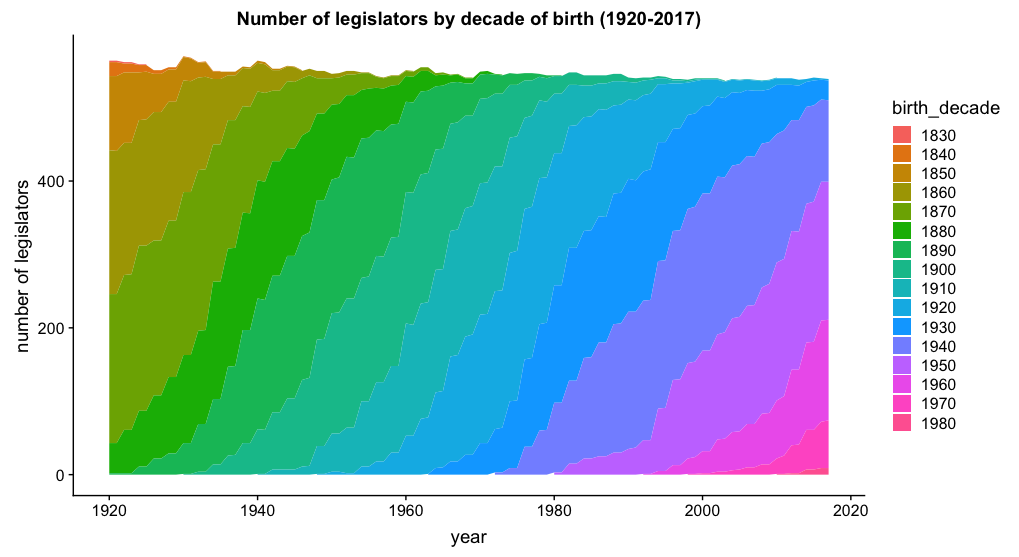

Write R code to recreate this figure.
library(tidyverse)
library(lubridate)
library(cowplot)
library(yaml)
#I need to import the yaml files so I can pull out term information
#https://github.com/unitedstates/congress-legislators


historical <- read_yaml("https://theunitedstates.io/congress-legislators/legislators-historical.yaml")
current <- read_yaml("https://theunitedstates.io/congress-legislators/legislators-current.yaml")

# convert YAML into table
#current[[1]]$terms[[1]]$start
#"1993-01-05"
#> current[[1]]$terms[[1]]$end
#"1995-01-03"
#> current[[1]]$terms[[1]]$party
#"Democrat"
#> current[[1]]$terms[[1]]$type
#"rep"
#> current[[1]]$bio$birthday
#"1952-11-09"
#current[[1]]$name$first
#"Sherrod"
#current[[1]]$name$last
#"Brown"

# for every term create a line in the table with each value.
# map works, but tricky with terms
#current %>% map("name") %>% map("first")

tmp <- lapply(seq(1:length(current)), function(i) {
   lapply(seq(1:length(current[[i]]$terms)), function(j) {
     c(current[[i]]$name$first,
     current[[i]]$name$last,
     current[[i]]$bio$birthday,
     current[[i]]$terms[[j]]$start,
     current[[i]]$terms[[j]]$end,
     current[[i]]$terms[[j]]$type,
     current[[i]]$terms[[j]]$party)
   })
})
tmp2 <- unlist(tmp, recursive=FALSE)

current.df <- data.frame(do.call(rbind, tmp2))
colnames(current.df) <- c("first", "last", "birthday", "term_start", "term_end", "type", "party")



# !!!! do somethign if hte birthday is missing) DISCARD?
tmp <- lapply(seq(1:length(historical)), function(i) {
  lapply(seq(1:length(historical[[i]]$terms)), function(j) {
    
    c(historical[[i]]$name$first,
      historical[[i]]$name$last,
      paste0(historical[[i]]$bio$birthday,"x"),
      historical[[i]]$terms[[j]]$start,
      historical[[i]]$terms[[j]]$end,
      historical[[i]]$terms[[j]]$type,
      historical[[i]]$terms[[j]]$party)
  })
})
tmp2 <- unlist(tmp, recursive=FALSE)

historical.df <- data.frame(do.call(rbind, tmp2))
colnames(historical.df) <- c("first", "last", "birthday", "term_start", "term_end", "type", "party")

df <- rbind(historical.df, current.df)

df <- df %>% 
  mutate(birthday = str_replace(birthday, "x", "")) %>%
  mutate(birthday = ymd(birthday)) %>%
  mutate(term_start = ymd(term_start)) %>%
  mutate(term_end = ymd(term_end)) %>%
  mutate(name = paste0(last, ",", first)) %>%
  select(-first, -last) %>%
  mutate(birth_decade = str_replace(year(birthday), ".$", "0")) %>%
  filter(! is.na(birthday)) 


years <- seq(from = 1790, to=2017, by = 1)


all_years <- lapply(years, function(x) {
  filter(df, ymd(x, truncated = 2L) >= term_start & ymd(x, truncated = 2L) <= term_end) %>%
    mutate(year = x)
   
})

all.df <- do.call(rbind, all_years)

counts.df <- all.df %>% 
  group_by(year, birth_decade) %>%
  summarise(count=n()) 


ggplot(counts.df, aes(x=year, y=count, fill=birth_decade)) +
  geom_area(stat='identity') +
  ylab("number of legislators") +
  ggtitle("Number of legislators by decade of birth (1920-2017)")
